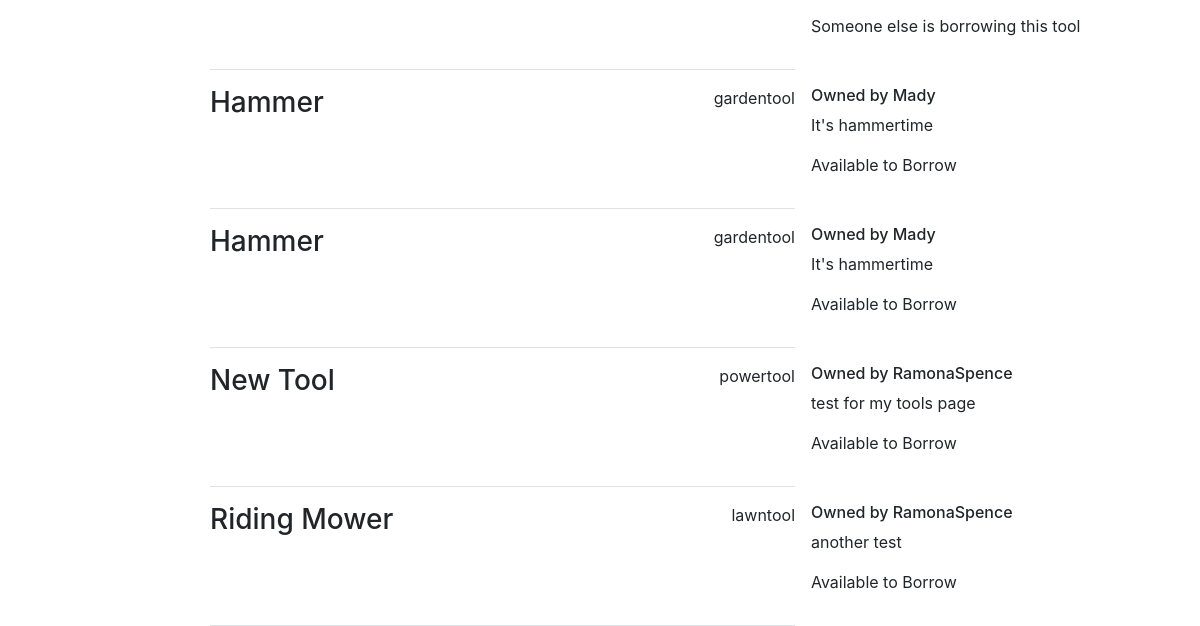
/tools/ (lower part), run on an earlier commit of the app's database.
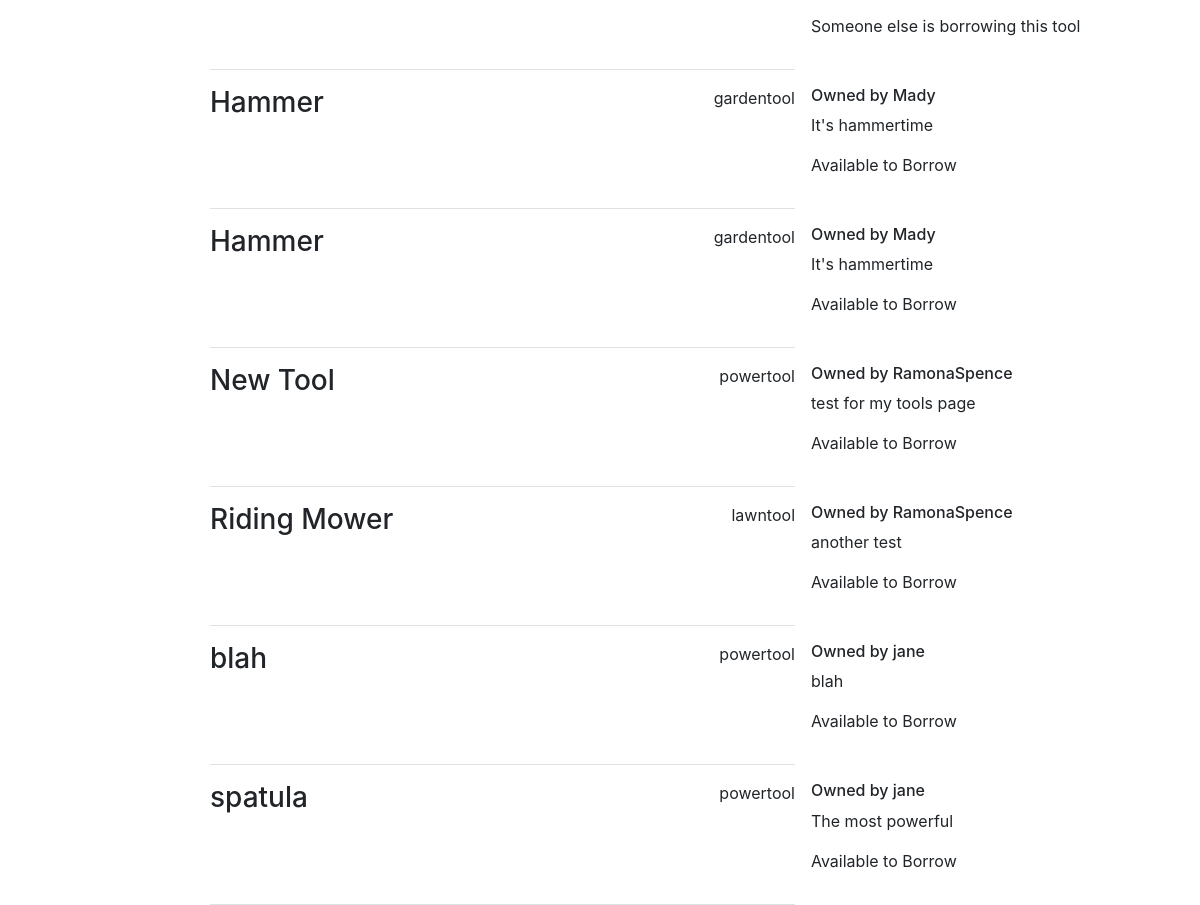
And on a later commit of the database.
### tools/models.py (models this page shows, shortened)
class Tool(models.Model):
    powertool = 'powertool'
    lawntool = 'lawntool'
    gardentool = 'gardentool'
    available_types = [
        (powertool, 'powertool'),
        (lawntool, 'lawntool'),
        (gardentool, 'gardentool'),
    ]
    name = models.CharField(max_length = 255)
    type = models.TextField(max_length = 255, choices = available_types)
    description = models.TextField(max_length = 255)
    borrowed = models.BooleanField()
    owner = models.ForeignKey(User, on_delete=models.CASCADE, null=True, blank=True)

### tools/views.py (the view)
# urls.py: path('', views.ToolListView.as_view(), name='list'),
class ToolListView(generic.ListView):
    template_name = 'tools/tools.html'
    model = Tool

### tools/templates/tools/tools.html (shortened to what this page needs)
{% extends 'tools/base.html' %}
{% block content %}
{% for tool in object_list %}
<div class="row no-gutters"
  <div class="col-8 offset-2">
    <div class="modal-header col-6 offset-2">
      <h3>{{ tool.name }}</h3>
      <p>{{ tool.type }}</p>
    </div>
    <div class="modal-body">
      <h6>Owned by {{ tool.owner }}</h6>
      <p>{{ tool.description }}</p>
       {% if tool.borrowed is False %}
      <p>Available to Borrow</p>
      {% else %}
      <p>Someone else is borrowing this tool</p>
      {% endif %}
    </div>
  </div>
{% endfor %}
{% endblock content %}

What changed in the data, as far as the page shows it:
added Tool: name "blah", type "powertool", owner "jane", description "blah", borrowed "Available to Borrow"
added Tool: name "spatula", type "powertool", owner "jane", description "The most powerful", borrowed "Available to Borrow"
